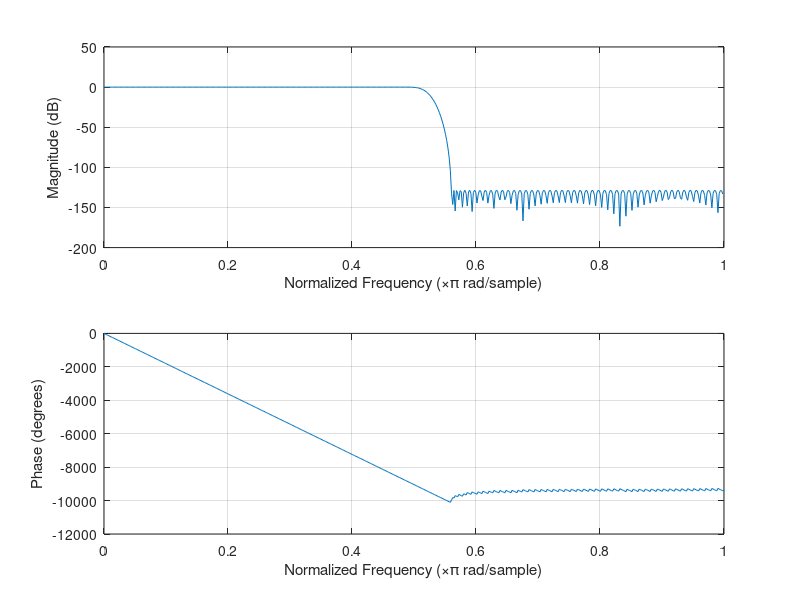
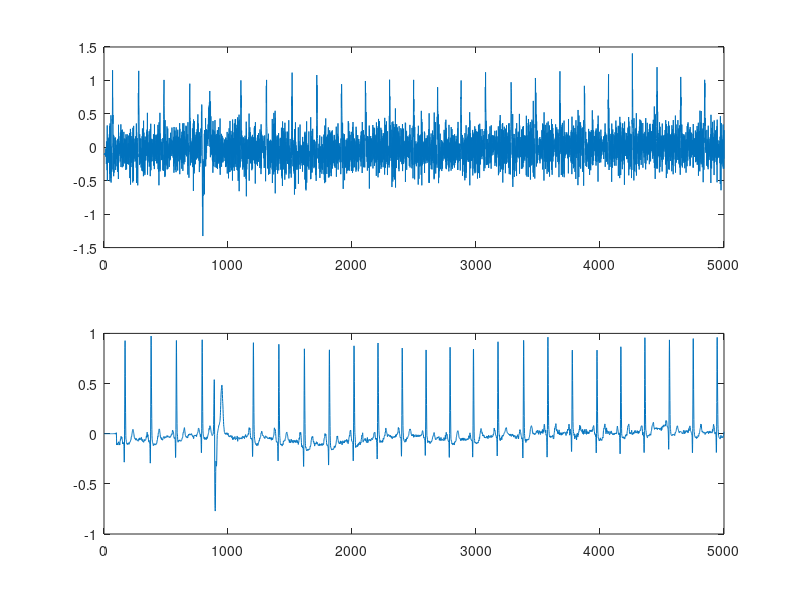

Write the MATLAB code that produced these figures, in order.
clear 
load x_hp.mat
%B coefficients of B(z)
N = 201;
Fs = 250;
fp = 60/125; %=60/(250/2) 250/2 = analysis freq
fs = 70/125;
%F defines passband [0 fp] and stopband [fs 1]
%A is the ideal filter gain here
F = [0 fp fs 1];
A = [1  1  0  0];
B=firpm(N,F,A);
figure(2)
freqz(B, 1);
%FIR filtering second argument is "1"
y = filter(B, 1, x_hp);
figure(3)
subplot(2,1,1)
plot(x_hp(1:5000));
subplot(2,1,2)
plot(y(1:5000));
